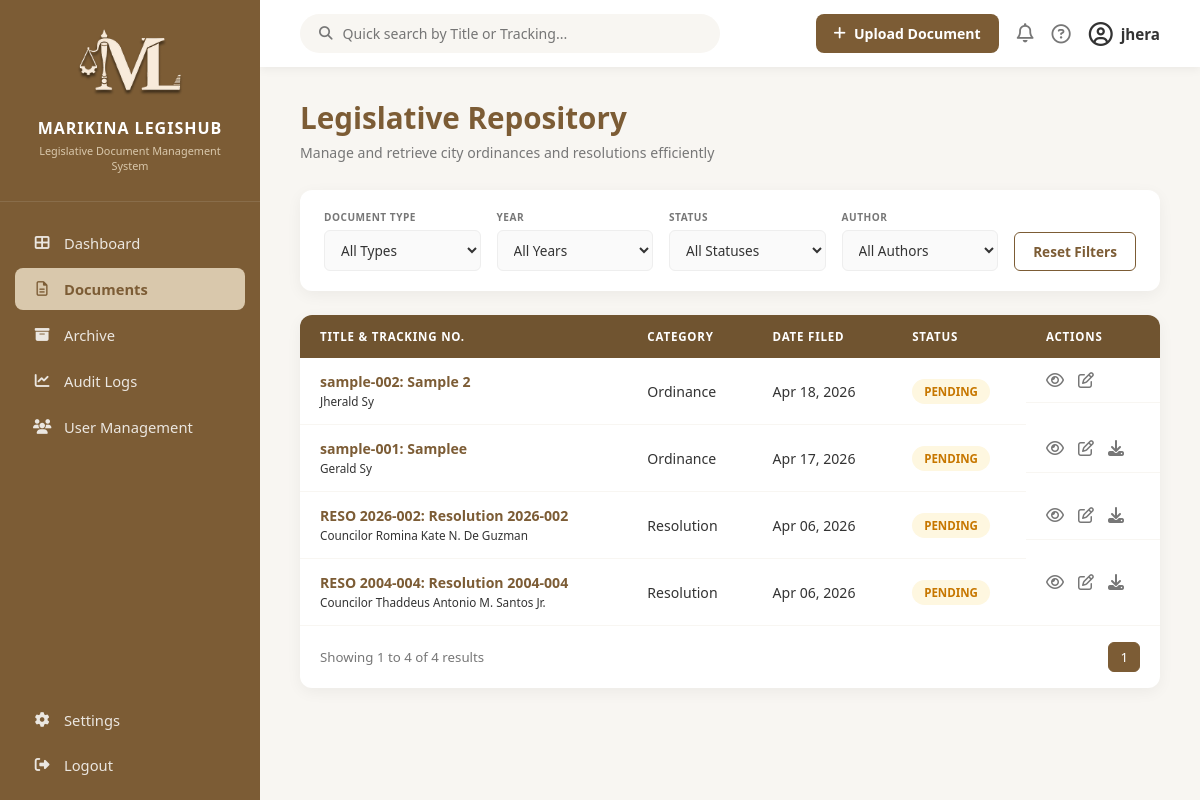
The page /documents/ (signed in) on the database as committed earlier.
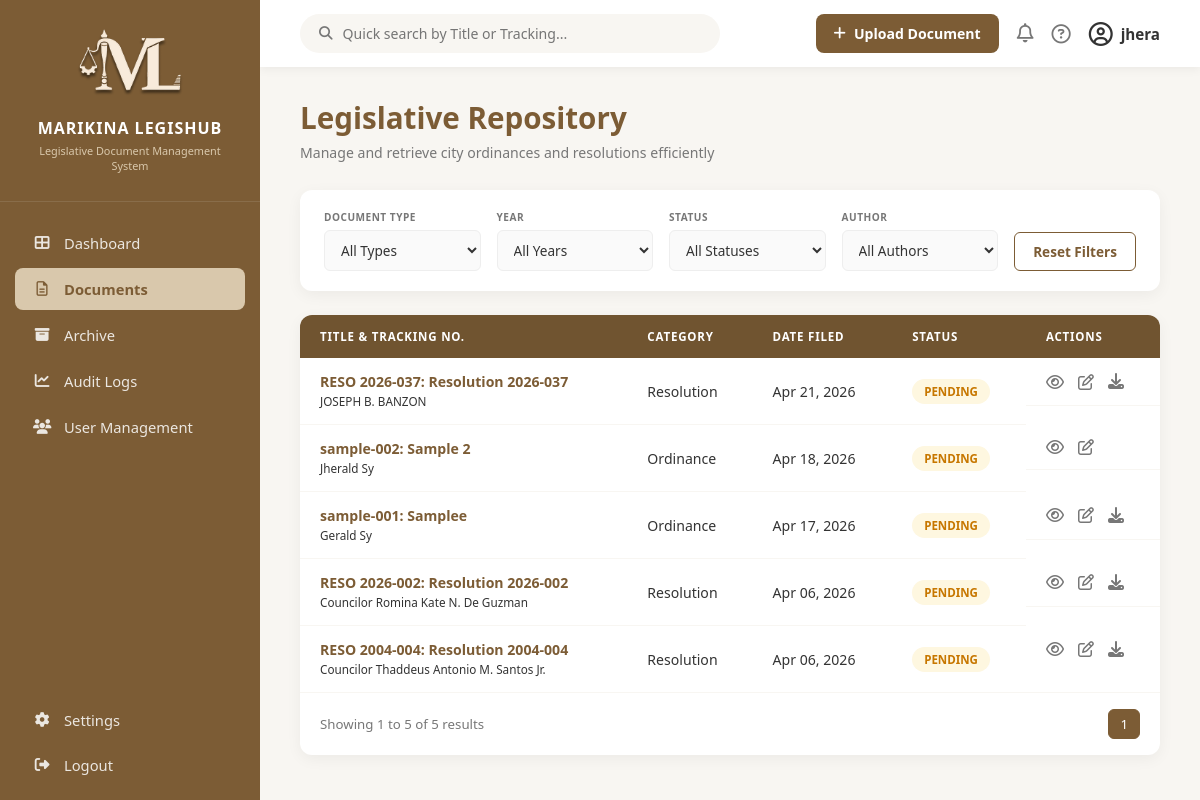
The same page on the database as committed later.
### core/models.py (models this page shows, shortened)
class LegislativeDocument(models.Model):
    DOCUMENT_TYPES = [
        ('Ordinance', 'Ordinance'),
        ('Resolution', 'Resolution'),
    ]
    STATUS_CHOICES = [
        ('Active', 'Active'),
        ('Pending', 'Pending'),
        ('Archived', 'Archived'),
    ]
    VISIBILITY_CHOICES = [
        ('Public Access', 'Public Access'),
        ('Internal Only', 'Internal Only'),
    ]
    title = models.CharField(max_length=255)
    document_number = models.CharField(max_length=100, unique=True)
    doc_type = models.CharField(max_length=50, choices=DOCUMENT_TYPES)
    year = models.IntegerField()
    date_enacted = models.DateField(null=True, blank=True)
    sponsor = models.CharField(max_length=255, null=True, blank=True)
    visibility = models.CharField(max_length=50, choices=VISIBILITY_CHOICES, default='Public Access')
    keywords = models.CharField(max_length=255, null=True, blank=True)
    physical_storage = models.CharField(max_length=255, null=True, blank=True)
    status = models.CharField(max_length=50, choices=STATUS_CHOICES, default='Pending')
    date_filed = models.DateField(auto_now_add=True)
    file_attachment = models.FileField(upload_to='documents/', null=True, blank=True)
    uploaded_by = models.ForeignKey(User, on_delete=models.SET_NULL, null=True, related_name='documents')

### core/views.py (the view)
# urls.py: path('documents/', views.documents_view, name='documents'),
@login_required(login_url='login')
def documents_view(request):
    doc_list = LegislativeDocument.objects.all().order_by('-date_filed')
    search_query = request.GET.get('q', '')
    doc_type = request.GET.get('doc_type', '')
    year = request.GET.get('year', '')
    status = request.GET.get('status', '')
    author = request.GET.get('author', '')
    if search_query:
        doc_list = doc_list.filter(
            Q(title__icontains=search_query) |
            Q(document_number__icontains=search_query)
        )
    if doc_type:
        doc_list = doc_list.filter(doc_type=doc_type)
    if year:
        doc_list = doc_list.filter(year=year)
    if status:
        doc_list = doc_list.filter(status=status)
    if author:
        doc_list = doc_list.filter(sponsor__icontains=author)
    available_years = LegislativeDocument.objects.values_list('year', flat=True).distinct().order_by('-year')
    available_authors = LegislativeDocument.objects.exclude(sponsor__isnull=True).exclude(sponsor__exact='').values_list('sponsor', flat=True).distinct().order_by('sponsor')
    total_records = doc_list.count()
    paginator = Paginator(doc_list, 10)
    page_number = request.GET.get('page')
    documents = paginator.get_page(page_number)
    context = {
        'documents': documents,
        'total_records': total_records,
        'available_years': available_years,
        'available_authors': available_authors,
        'current_filters': request.GET, # Pass the current URL parameters back to the HTML
    }
    return render(request, 'documents.html', context)

### core/templates/documents.html (shortened to what the changed rows need)
{% load static %}
<!DOCTYPE html>
<html lang="en">
<head>
    <link rel="stylesheet" href="https://cdnjs.cloudflare.com/ajax/libs/font-awesome/6.4.0/css/all.min.css">
    <link rel="stylesheet" href="{% static 'css/main.css' %}">
</head>
<body>
    <nav class="sidebar">
        <div class="sidebar-logo">
            <a href="{% url 'dashboard' %}" style="text-decoration: none; color: inherit;">
            <h2>MARIKINA LEGISHUB</h2>
            </a>
        </div>
    </nav>
    <main class="main-content">
        <form id="filterForm" method="GET" action="{% url 'documents' %}">
            <div class="dashboard-body">
                 <div class="dashboard-header-row">
                    <div class="header-text">
                        <h1>Legislative Repository</h1>
                    </div>
                </div>
                <section class="table-container">
                    <table>
                        <thead>
                            <tr>
                                <th>TITLE & TRACKING NO.</th>
                                <th>CATEGORY</th>
                                <th>DATE FILED</th>
                                <th>STATUS</th>
                                <th>ACTIONS</th>
                            </tr>
                        </thead>
                        <tbody>
                            {% for doc in documents %}
                            <tr>
                                <td>
                                    <strong>{{ doc.document_number }}: {{ doc.title }}</strong><br>
                                    <small>{{ doc.sponsor|default:"No Sponsor Listed" }}</small>
                                </td>
                                <td>{{ doc.doc_type }}</td>
                                <td>{{ doc.date_filed|date:"M d, Y" }}</td>
                                <td><span class="badge {{ doc.status|lower }}">{{ doc.status|upper }}</span></td>
                                <td class="action-icons">
                                    <i class="fa-regular fa-eye trigger-view" title="View Document"
                                        style="cursor: pointer;" data-number="{{ doc.document_number }}"
                                        data-title="{{ doc.title }}" data-type="{{ doc.doc_type }}"
                                        data-year="{{ doc.year }}" data-date="{{ doc.date_filed|date:'M d, Y' }}"
                                        data-sponsor="{{ doc.sponsor|default:'No Sponsor Listed' }}"
                                        data-keywords="{{ doc.keywords|default:'None' }}" {% if doc.file_attachment %}
                                        data-file="{{ doc.file_attachment.url }}" {% endif %}></i>
                                    <i class="fa-regular fa-pen-to-square trigger-edit" title="Edit Record"
                                        style="cursor: pointer;" data-id="{{ doc.id }}"
                                        data-number="{{ doc.document_number }}" data-title="{{ doc.title }}"
                                        data-type="{{ doc.doc_type }}" data-year="{{ doc.year }}"
                                        data-date="{% if doc.date_enacted %}{{ doc.date_enacted|date:'Y-m-d' }}{% endif %}"
                                        {% if doc.file_attachment %}data-file="{{ doc.file_attachment.name }}" {% endif %}></i>
                                    {% if doc.file_attachment %}
                                    <a href="{{ doc.file_attachment.url }}" download
                                        style="text-decoration: none; color: inherit;">
                                        <i class="fa-solid fa-download" title="Download PDF"></i>
                                    </a>
                                    {% endif %}
                                </td>
                            </tr>
                            {% empty %}
                            <tr>
                                <td colspan="5" style="text-align: center; padding: 20px;">No legislative documents
                                    found in
                                    the repository.</td>
                            </tr>
                            {% endfor %}
                        </tbody>
                    </table>
                    <div class="pagination">
                        <span>
                            {% if total_records > 0 %}
                            Showing {{ documents.start_index }} to {{ documents.end_index }} of {{ total_records }}
                            results
                            {% else %}
                            No results to display
                            {% endif %}
                        </span>
                        <div class="page-numbers">
                            {% for num in documents.paginator.page_range %}
                            {% if documents.number == num %}
                            <button type="button" class="active">{{ num }}</button>
                            {% else %}
                            <button type="button" onclick="goToPage('{{ num }}')">{{ num }}</button>
                            {% endif %}
                            {% endfor %}
                        </div>
                    </div>
                </section>
            </div>
        </form>
    </main>
</body>
</html>

Rows that differ between the two databases and show on the page:
added LegislativeDocument: document_number "RESO 2026-037", title "Resolution 2026-037", sponsor "JOSEPH B. BANZON", doc_type "Resolution", date_filed "Apr 21, 2026", status "PENDING", year 2026 (drawn)
Other text that changed with them:
{{ documents.end_index }}: "4" → "5"
{{ total_records }}: "4" → "5"
